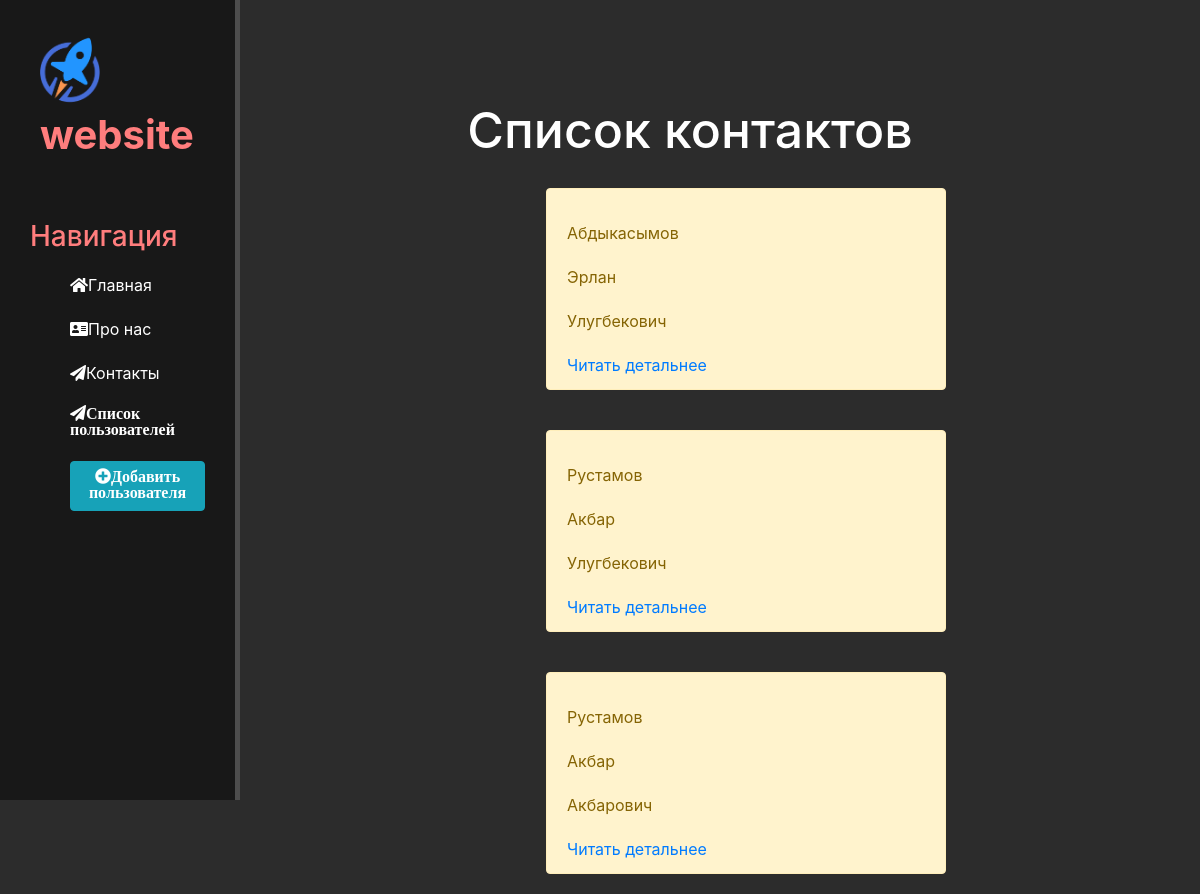
The app's page /contact/, older data.
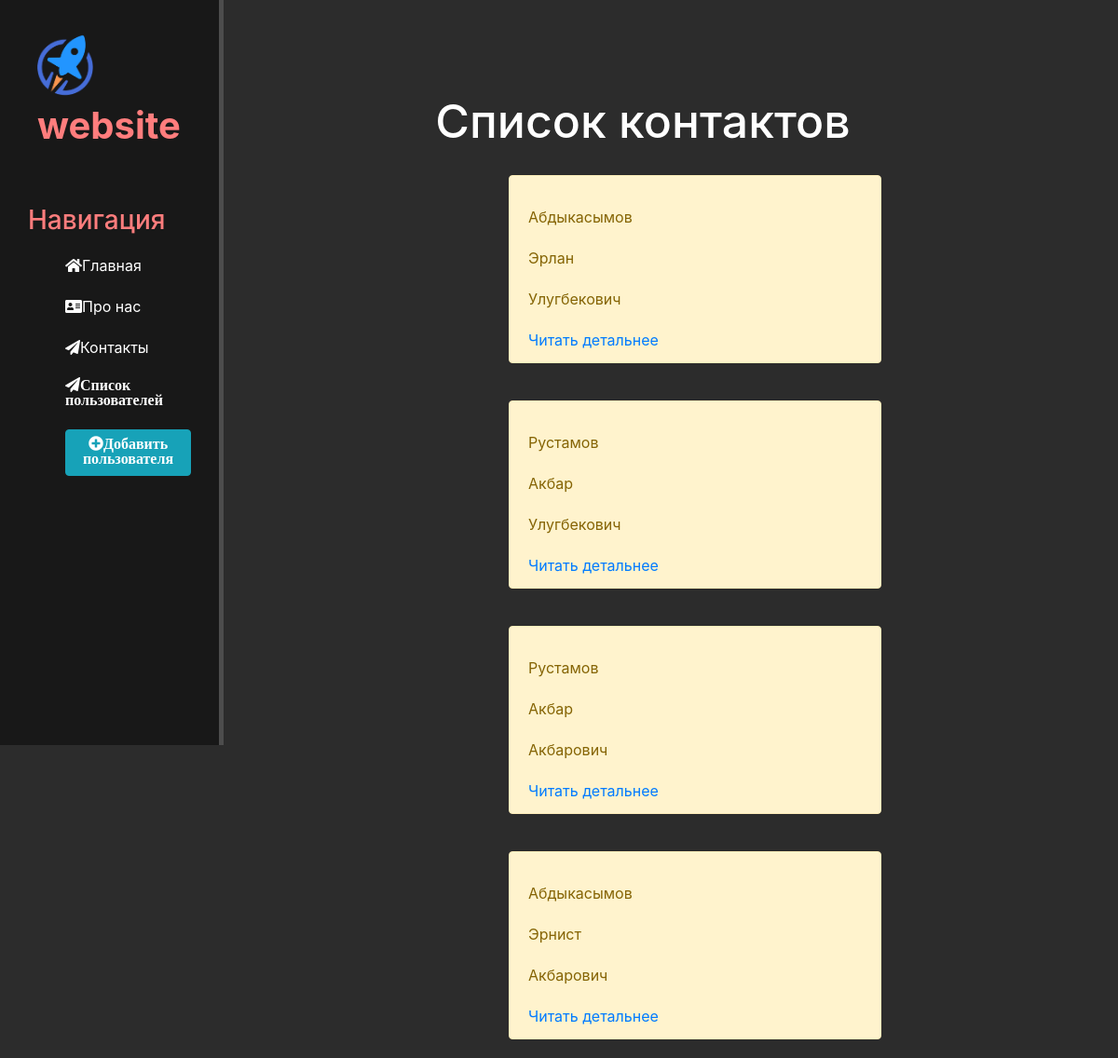
The same page, newer data.
### contact/models.py (models this page shows, shortened)
class Contacs(models.Model):
    last_name = models.CharField('Фамилия', max_length=20)
    name = models.CharField('Имя', max_length=10)
    big_name = models.CharField('Отчество', max_length=20)
    text = models.TextField('Описание', max_length=100)
    birth_day = models.DateField('Дата рождение', default=datetime.today())
    num_ber = models.CharField('Номер', max_length=20)
    email = models.EmailField('Gmail', max_length=30)
    social = models.URLField('Соц сети', max_length=30)
    class Meta:
        verbose_name = 'Пользователь'
        verbose_name_plural = 'Люди'

### contact/views.py (the view)
# urls.py: path('', views.contact_home, name='detail'),
def contact_home(request):
    contact = Contacs.objects.all()
    return render(request, 'contact/detail.html', {'contact': contact})

### contact/templates/contact/detail.html (shortened to what this page needs)
{% extends 'main/layout.html' %}
{% block content %}
   <div class="features">
        <h1>Список контактов</h1>
      {% if contact %}
       {% for el in contact %}
       <div class="alert alert-warning">
           <p>{{ el.last_name }}</p>
           <p>{{ el.name }}</p>
           <p>{{ el.big_name }}</p>
           <a href="{% url 'news-detail' el.id  %}" class="bth bth-warning">Читать детальнее</a>
       </div>
       {% endfor %}
       {% else %}
       <p>У вас нет записей!</p>
       {% endif%}
   </div>
{% endblock %}

### main/templates/main/layout.html (shortened to what this page needs)
{% load static %}
<!doctype html>
<html lang="en">
<head>
    <link rel="stylesheet" href="https://stackpath.bootstrapcdn.com/bootstrap/4.5.2/css/bootstrap.min.css">
    <link rel="stylesheet" href="{% static 'main/css/main.css' %}">
    <link rel="stylesheet" href="https://use.fontawesome.com/releases/v5.8.2/css/all.css">
</head>
<body>
    <aside>
        <img src="{% static 'main/img/logo.png' %}" alt="logo">
        <span class="logo">website </span>
        <h3>Навигация</h3>
        <ul>
            <a href="{% url 'home' %}"><li> <i class="fas fa-home"></i>Главная</li></a>
            <a href="{% url 'about' %}"><li><i class="fas fa-address-card"></i>Про нас</li></a>
            <a href="{% url 'detail' %}"><li><i class="fas fa-paper-plane"></i>Контакты</li></a>
            <a href="{% url 'list' %}"><li><i class="fas fa-paper-plane">Список пользователей</i></li></a>
            <a href="{% url 'create' %}"><li><button class="btn btn-info"><i class="fas fa-plus-circle">Добавить пользователя</i></button></li></a>
        </ul>
    </aside>
    <main>
        {% block content %}
        {% endblock %}
    </main>
</body>
</html>

### main/static/main/css/main.css (style rules this page uses)
body { background: #2c2c2c; }
aside { float: left; background: #181818; width: 20%; padding: 2.5%; height: 100vh; color: #ff7d7d; border-right: 5px solid #4d4d4d; }
aside img { width: 80px; float: left; }
aside .logo { font-size: 40px; margin-left: 10px; font-weight: bold; position: relative; top: -5px; }
aside h3 { margin-top: 50px; font-size: 28px; }
aside ul { list-style: none }
aside ul li { color: #fff; display: block; margin-top: 20px; transition: transform .6s ease; }
main .features { float: left; color: white; margin-top: 100px; text-align: center; width: 75%; }
main .features h1 { font-size:50px; }
main .features p { max-width: 400px; margin: 20px auto; }
.alert-warning { float: left; clear: both; width: 400px; margin: 20px 34%; text-align: left; }

Row changes from the older to the newer data that the page shows:
added Contacs: last_name "Абдыкасымов", name "Эрнист", big_name "Акбарович"
